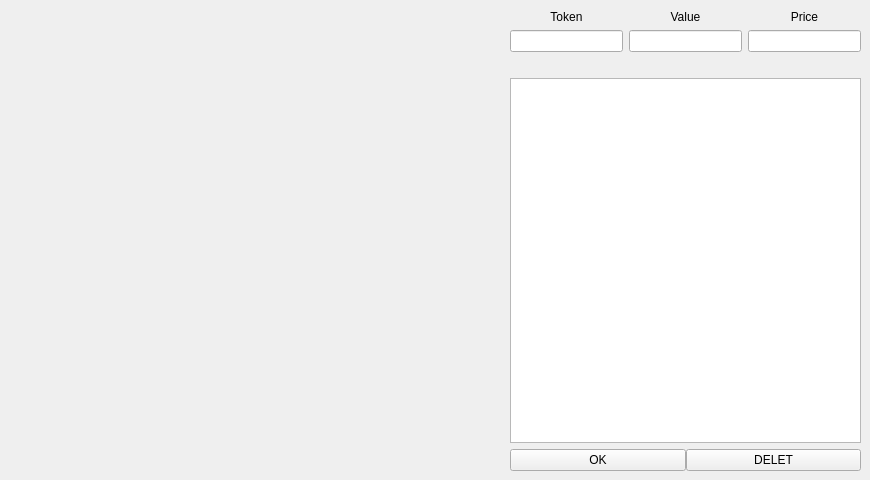
<?xml version="1.0" encoding="UTF-8"?>
<ui version="4.0">
 <class>MainWindow</class>
 <widget class="QMainWindow" name="MainWindow">
  <property name="geometry">
   <rect>
    <x>0</x>
    <y>0</y>
    <width>870</width>
    <height>480</height>
   </rect>
  </property>
  <property name="minimumSize">
   <size>
    <width>870</width>
    <height>480</height>
   </size>
  </property>
  <property name="maximumSize">
   <size>
    <width>870</width>
    <height>480</height>
   </size>
  </property>
  <property name="windowTitle">
   <string>MainWindow</string>
  </property>
  <widget class="QWidget" name="centralwidget">
   <widget class="QWidget" name="gridLayoutWidget">
    <property name="geometry">
     <rect>
      <x>9</x>
      <y>9</y>
      <width>491</width>
      <height>461</height>
     </rect>
    </property>
    <layout class="QGridLayout" name="grid_pie">
     <property name="leftMargin">
      <number>0</number>
     </property>
     <property name="topMargin">
      <number>0</number>
     </property>
    </layout>
   </widget>
   <widget class="QWidget" name="layoutWidget">
    <property name="geometry">
     <rect>
      <x>510</x>
      <y>10</y>
      <width>351</width>
      <height>461</height>
     </rect>
    </property>
    <layout class="QVBoxLayout" name="verticalLayout">
     <item>
      <layout class="QHBoxLayout" name="horizontalLayout_2">
       <item>
        <widget class="QLabel" name="l_token">
         <property name="text">
          <string>Token</string>
         </property>
         <property name="alignment">
          <set>Qt::AlignCenter</set>
         </property>
        </widget>
       </item>
       <item>
        <widget class="QLabel" name="label_2">
         <property name="text">
          <string>Value</string>
         </property>
         <property name="alignment">
          <set>Qt::AlignCenter</set>
         </property>
        </widget>
       </item>
       <item>
        <widget class="QLabel" name="label_3">
         <property name="text">
          <string>Price</string>
         </property>
         <property name="alignment">
          <set>Qt::AlignCenter</set>
         </property>
        </widget>
       </item>
      </layout>
     </item>
     <item>
      <layout class="QHBoxLayout" name="horizontalLayout">
       <item>
        <widget class="QLineEdit" name="name"/>
       </item>
       <item>
        <widget class="QLineEdit" name="value"/>
       </item>
       <item>
        <widget class="QLineEdit" name="price"/>
       </item>
      </layout>
     </item>
     <item>
      <widget class="QLabel" name="label_sum_tok">
       <property name="text">
        <string/>
       </property>
       <property name="alignment">
        <set>Qt::AlignCenter</set>
       </property>
      </widget>
     </item>
     <item>
      <widget class="QListWidget" name="list_token"/>
     </item>
     <item>
      <layout class="QHBoxLayout" name="horizontalLayout_3" stretch="0,0">
       <property name="spacing">
        <number>0</number>
       </property>
       <property name="sizeConstraint">
        <enum>QLayout::SetMaximumSize</enum>
       </property>
       <property name="leftMargin">
        <number>0</number>
       </property>
       <property name="topMargin">
        <number>0</number>
       </property>
       <property name="rightMargin">
        <number>0</number>
       </property>
       <property name="bottomMargin">
        <number>0</number>
       </property>
       <item>
        <widget class="QPushButton" name="OK">
         <property name="text">
          <string>OK</string>
         </property>
        </widget>
       </item>
       <item>
        <widget class="QPushButton" name="DELET">
         <property name="text">
          <string>DELET</string>
         </property>
        </widget>
       </item>
      </layout>
     </item>
    </layout>
   </widget>
  </widget>
 </widget>
 <resources/>
 <connections/>
</ui>
